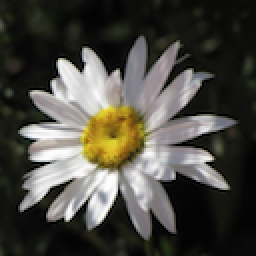
#> input picture Dataset/1.png, 128 x 128 px (shown 2 times larger)
$ python -i slic_superpixels.py   (imports and definitions only)
#> lines starting #> are read from the running program, lines starting #| are printed output that depends on the picture; after the words box and inside, x2 and y2 are one past the last pixel; in counts of white or black regions, pixels touching at a corner belong together
#> further down, picture is the input picture: shape (128, 128, 3); mean B, G, R 66.2, 73.5, 75.3
from skimage.segmentation import slic, mark_boundaries
import image_functions as imf
import cv2
import numpy as np


# SLIC Segmentation
# If the image given is grayscale we lower compactness to avoid grid-like segmentation
def calculate_slic_superpixels(image, superpixels_number=100, gray=False):
#> called with superpixels_number = 100, gray = False
    if not gray:
        segments = slic(image, n_segments=superpixels_number)
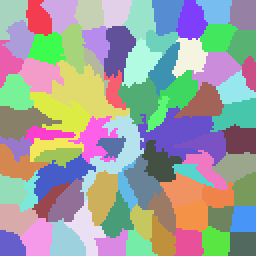
#> segments: shape (128, 128) int64 (shown 2 times larger); 80 distinct labels, from 1 to 80; one colour per label, 0 black
    else:
        segments = slic(image, n_segments=superpixels_number, compactness=0.1)
    return segments


# Displaying SLIC segmentation using mark boundaries
def show_slic(image, segments):
    marked_image = mark_boundaries(image, segments)
    imf.display_image(marked_image, name="SLIC superpixels")


# Get the individual superpixels in a list
def get_slic_superpixels(image, superpixels_number=100, gray=False):
    print("Started SLIC segmentation...")
    superpixels_list = []
    segments = calculate_slic_superpixels(image, superpixels_number, gray)
    for(i, segVal) in enumerate(np.unique(segments)):
        mask = np.zeros(image.shape[:2], dtype="uint8")
        mask[segments == segVal] = 255
        superpixel = cv2.bitwise_and(image, image, mask=mask)
        superpixels_list.append(superpixel)
#> this loop made 80 passes
#> pass 1, in get_slic_superpixels, `superpixel = cv2.bitwise_and(image, image, mask=mask)`:
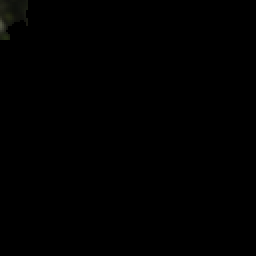
#> superpixel: shape (128, 128, 3) (shown 2 times larger); mean B, G, R 0.2, 0.3, 0.3
#> after the loop:
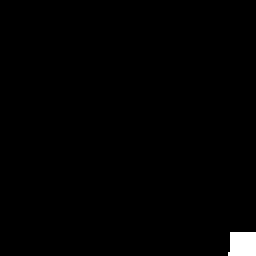
#> mask: shape (128, 128) (shown 2 times larger); 0.96% white; 1 white region, box (x1, y1, x2, y2) and area: (114, 116, 128, 128) 158
#> after the loop, superpixels_list = 80 items
    print("SLIC segmentation finished!")
    return superpixels_list

>>> import cv2
>>> picture = cv2.imread('Dataset/1.png')
>>> result = get_slic_superpixels(picture)
#> result = 80 items

$ run again, on Dataset/11.png
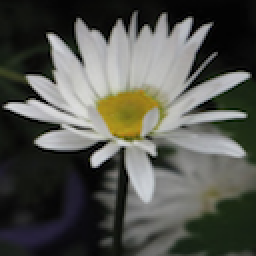
#> input picture Dataset/11.png, 128 x 128 px (shown 2 times larger)
#> picture is the input picture: shape (128, 128, 3); mean B, G, R 77.7, 84.3, 83.2
#> in calculate_slic_superpixels, `segments = slic(image, n_segments=superpixels_number)`:
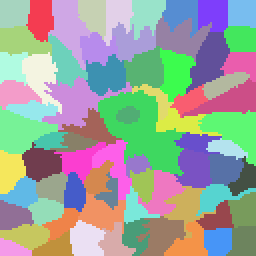
#> segments: shape (128, 128) int64 (shown 2 times larger); 73 distinct labels, from 1 to 73; one colour per label, 0 black
#> the loop in get_slic_superpixels, `for(i, segVal) in enumerate(np.unique(segments)):` made 73 passes
#> after the loop in get_slic_superpixels, `for(i, segVal) in enumerate(np.unique(segments)):`:
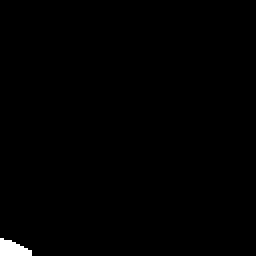
#> mask: shape (128, 128) (shown 2 times larger); 0.61% white; 1 white region, box (x1, y1, x2, y2) and area: (0, 119, 16, 128) 100
#> after the loop in get_slic_superpixels, `for(i, segVal) in enumerate(np.unique(segments)):`: superpixels_list = 73 items

$ run again, on Dataset/12.png
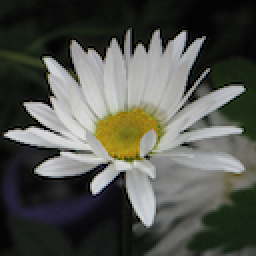
#> input picture Dataset/12.png, 128 x 128 px (shown 2 times larger)
#> picture is the input picture: shape (128, 128, 3); mean B, G, R 77.1, 83.8, 82.3
#> in calculate_slic_superpixels, `segments = slic(image, n_segments=superpixels_number)`:
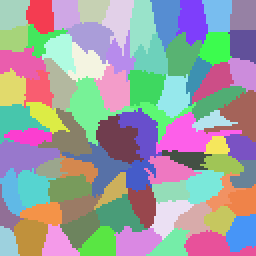
#> segments: shape (128, 128) int64 (shown 2 times larger); 78 distinct labels, from 1 to 78; one colour per label, 0 black
#> the loop in get_slic_superpixels, `for(i, segVal) in enumerate(np.unique(segments)):` made 78 passes
#> after the loop in get_slic_superpixels, `for(i, segVal) in enumerate(np.unique(segments)):`:
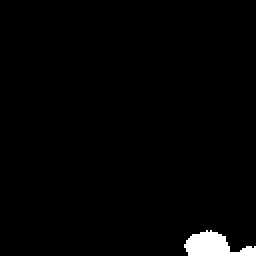
#> mask: shape (128, 128) (shown 2 times larger); 1.7% white; 1 white region, box (x1, y1, x2, y2) and area: (92, 115, 128, 128) 280
#> after the loop in get_slic_superpixels, `for(i, segVal) in enumerate(np.unique(segments)):`: superpixels_list = 78 items
